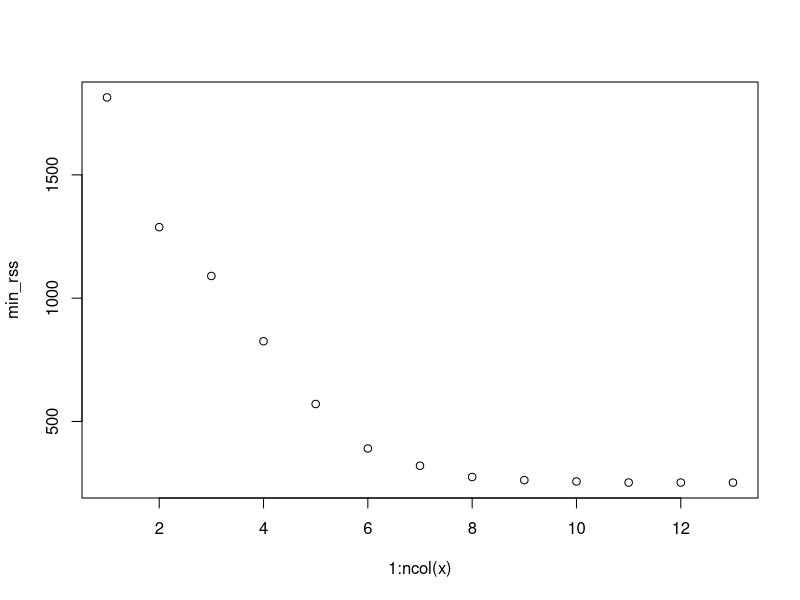
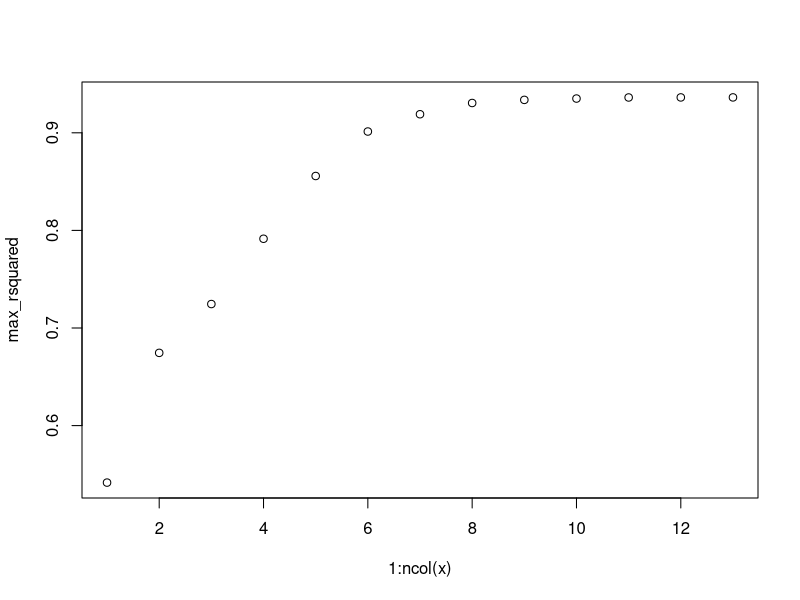
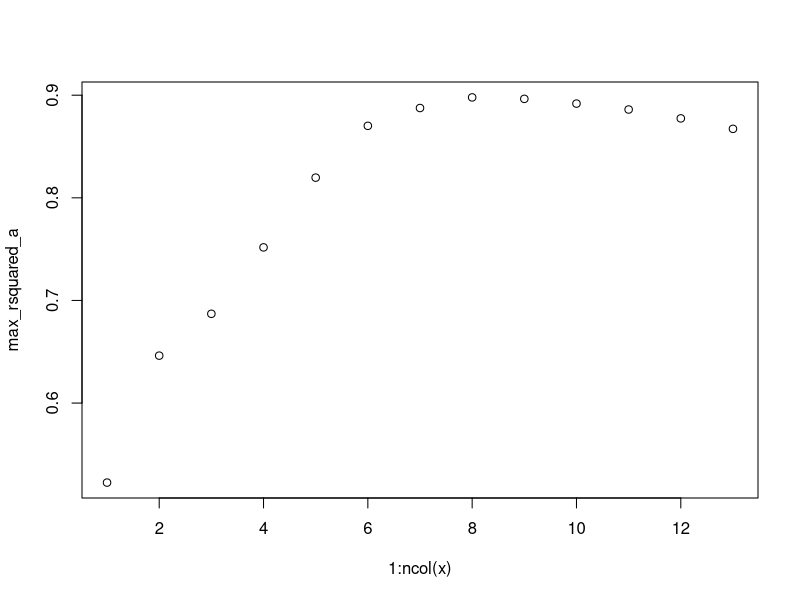
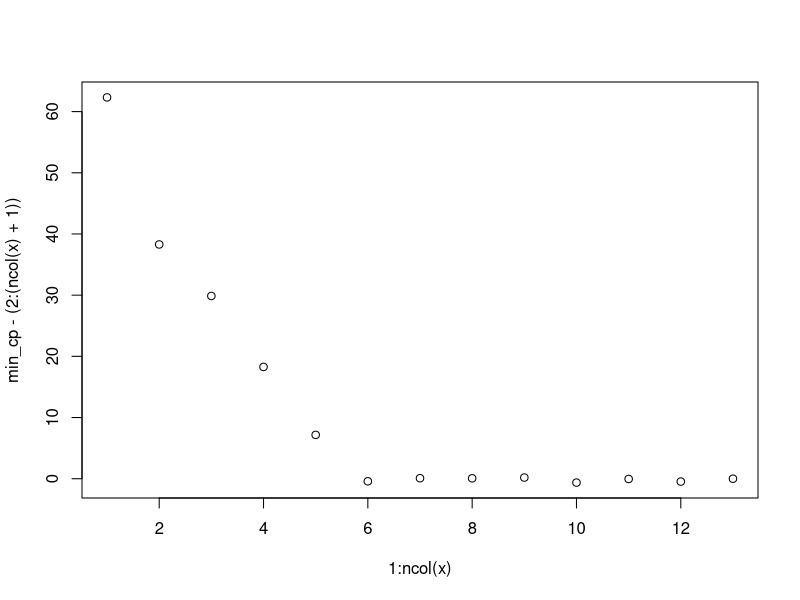
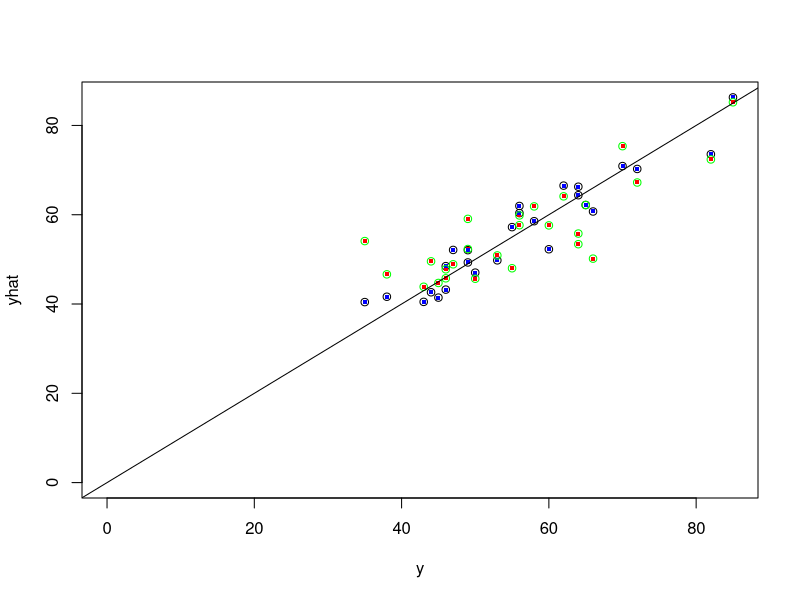

Source code (R) for these figures, in order:
## ---- chunk 1
house = read.table("house.dat", header = T)
house
## ---- chunk 2
get_x_y = function(data) {
  y = data[[1]]
  x = matrix(data[[2]], nrow = length(y), ncol = 1)
  for (i in 3:length(data)) {
    x = cbind(x, data[[i]])
  }
  return(list(x, y))
}
## ---- chunk 3
ret = get_x_y(house)
x = ret[[1]]
y = ret[[2]]
x
y
## ---- chunk 4
lm(y ~ x)
## ---- chunk 5
s_squared = NA
get_s_squared = function(rss, m, n) {
  if (is.na(s_squared)) {
    s_squared <<- rss / (m - n - 1)
  }
  return(s_squared)
}
get_rss = function(y, yhat) {
  return(sum((y - yhat)^2))
}
get_tss = function(y) {
  return(sum((y - mean(y))^2))
}
get_r_squared = function(rss, tss) {
  return(1-rss/tss)
}
get_r_squared_adjusted = function(rss, tss, m, n) {
  return(1 - (1 - get_r_squared(rss, tss)) * (m - 1) / (m - n - 1))
}
get_c_p = function(rss, m, p) {
  return(rss / get_s_squared(rss, m, p) - (m - 2*p - 2))
}
get_rss_rsquared_rsquareda_cp = function(x, y) {
  beta = as.numeric(lm(y ~ x)$coefficients) # extracting coefficients
  x = cbind(matrix(1, nrow=nrow(x), ncol=1), x) # adding a column of 1 for beta_0
  yhat = as.vector(x%*%beta) # getting predicted y
  rss = get_rss(y, yhat) # getting residual sum of squares
  tss = get_tss(y) # getting y - mean(y)
  r_squared = get_r_squared(rss, tss) # getting r squared
  r_squared_a = get_r_squared_adjusted(rss, tss, length(y), ncol(x) - 1) # getting adjusted r squared
  c_p = get_c_p(rss, length(y), ncol(x) - 1) # getting C_p
  return(list(rss, r_squared, r_squared_a, c_p))
}
## ---- chunk 6
ret = get_rss_rsquared_rsquareda_cp(x, y)
print(ret[[1]])
print(ret[[2]])
print(ret[[3]])
print(ret[[4]])
print(s_squared)
## ---- chunk 7

a = 0
min_rss = c()
min_value_rss = list()
max_rsquared = c()
max_value_rsquared = list()
max_rsquared_a = c()
max_value_rsquared_a = list()
min_cp = c()
min_value_cp = list()

for (i in 1:ncol(x)) {
  min_rss = c(min_rss, Inf)
  max_rsquared= c(max_rsquared, 0)
  max_rsquared_a = c(max_rsquared_a, 0)
  min_cp = c(min_cp, Inf)
  min_value_rss[[i]] = c(0)
  max_value_rsquared[[i]] = c(0)
  max_value_rsquared_a[[i]] = c(0)
  min_value_cp[[i]] = c(0)
}

number2binary = function(number, noBits) {
   binary_vector = rev(as.numeric(intToBits(number)))
   if(missing(noBits)) {
      return(binary_vector)
   } else {
      binary_vector[-(1:(length(binary_vector) - noBits))]
   }
}

recalculate_cols = function(x, mask) {
  i = length(mask)
  
  while(i > 0) {
    if (mask[i] == 0) {
      x = x[-i]
    }
    i = i-1
  }
  return(x)
}

recalculate_x = function(x, mask) {
  i = length(mask)
  
  while(i > 0) {
    if (mask[i] == 0) {
      x = x[,-i]
    }
    i = i-1
  }
  
  if (is.matrix(x)) {
    return(x)
  }
  
  return(matrix(x, nrow=length(x), ncol=1))
}


evaluate = function(x, y, i) {
  attribute_mask = as.integer(number2binary(i, ncol(x)))
  
  x = recalculate_x(x, attribute_mask)
  
  p = ncol(x)

  res = get_rss_rsquared_rsquareda_cp(x, y)
  
  rss = res[[1]]
  r_sq = res[[2]]
  r_sq_a = res[[3]]
  c_p = res[[4]]
  
  if (rss < min_rss[p]) {
    min_rss[p] <<- rss
    min_value_rss[[p]] <<- attribute_mask
  }
  
  if (r_sq > max_rsquared[p]) {
    max_rsquared[p] <<- r_sq
    max_value_rsquared[[p]] <<- attribute_mask
  }
  
  if (r_sq_a > max_rsquared_a[p]) {
    max_rsquared_a[p] <<- r_sq_a
    max_value_rsquared_a[[p]] <<- attribute_mask
  }
  
  if (abs(c_p - p - 1) < abs(min_cp[p] - p - 1)) {
    min_cp[p] <<- c_p
    min_value_cp[[p]] <<- attribute_mask
  }
}

search_best_model = function(x, y) {
  i = 2^(ncol(x)) - 1
  while (i > 0) {
    evaluate(x, y, i)
    i = i-1
  }
}

search_best_model(x, y)

## ---- chunk 8
cat("rss", "\n")
min_rss
#min_value_rss
cat("rsquared", "\n")
max_rsquared
#max_value_rsquared
cat("rsquared_a", "\n")
max_rsquared_a
#max_value_rsquared_a
cat("c_p", "\n")
min_cp
#min_value_cp
## ---- chunk 9
plot(1:ncol(x), min_rss)
plot(1:ncol(x), max_rsquared)
plot(1:ncol(x), max_rsquared_a)
plot(1:ncol(x), min_cp - (2:(ncol(x)+1)))
## ---- chunk 10
evaluate_2 = function(x, y, mask, verbose) {
  x = recalculate_x(x, mask)
  rez = lm(y~x)
  if (verbose == TRUE) {
    print(summary(rez))
  }
  
  beta = as.numeric(rez$coefficients) # extracting coefficients
  x = cbind(matrix(1, nrow=nrow(x), ncol=1), x) # adding a column of 1 for beta_0
  yhat = as.vector(x%*%beta)
  return(yhat)
}
get_p_value = function(x, y, mask) {
  x = recalculate_x(x, mask)
  rez = lm(y~x)
  f = summary(rez)$fstatistic
  p = pf(f[1],f[2],f[3],lower.tail=F)
  return(as.numeric(p))
}
max_index = 0
min_p_value = Inf
index = 0
for (mask in min_value_rss) {
  index = index + 1
  p_value = get_p_value(x, y, mask)
  
  if (min_p_value > p_value) {
    min_p_value = p_value
    max_index = index
  }
}
print("Best model")
column_names = names(house)[-1]
best_mask = min_value_rss[[max_index]]
recalculate_cols(column_names, best_mask)
evaluate_2(x, y, best_mask, verbose=TRUE)
## ---- chunk 11
get_selection_results = function(x, y, alpha, verbose, selection) {
  rez = selection(x, y, alpha)
  if (is.null(rez)) {
    if (verbose == TRUE) {
      print("No submodel using forward pass")
    }
    
    return(NULL)
  }
  column_names = names(house)[-1]
  if (verbose == TRUE) {
    print("Selected attributes:")
    for (i in rez) {
      print(column_names[i])
    }
  }
  
  
  selected_submodel = matrix(x[,rez[1]], nrow=length(x[,rez[1]]), ncol=1)
  for (i in 2:length(rez)) {
    selected_submodel = cbind(selected_submodel, x[,rez[i]])
  }
  
  rez = lm(y~selected_submodel)
  if (verbose == TRUE) {
    print(summary(rez))
  }
  
  beta = as.numeric(rez$coefficients) # extracting coefficients
  selected_submodel = cbind(matrix(1, nrow=nrow(selected_submodel), ncol=1), selected_submodel) # adding a column of 1 for beta_0
  yhat = as.vector(selected_submodel%*%beta) # getting predicted y
  
  return(yhat)
}
## ---- chunk 12
forward_selection = function(x, y, alpha) {
  good_p_values = c()
  indices = c()
  for (i in 1:ncol(x)) {
    col = x[,i]
    rez = lm(y~col)
    p_value = summary(rez)$coefficients[2, 4]
    if (p_value < alpha) {
      good_p_values = c(good_p_values, p_value)
      indices = c(indices, i)
    }
  }
  if (length(good_p_values) == 0) {
    return(NULL)
  }
  index = which.min(good_p_values)
  first_col = indices[index]
  
  selected_submodel = matrix(x[,first_col], nrow=length(x[,first_col]), ncol=1)
  selected_indices = c(first_col)
  
  while(TRUE) {
    good_p_values = c()
    indices = c()
    
    if (length(selected_indices) == ncol(x)) {
      break
    }
    
    for (i in 1:ncol(x)) {
      if (i %in% selected_indices) {
        next
      }
      new_submodel = cbind(selected_submodel, x[,i])
      rez = lm(y~new_submodel)
      
      p_value = summary(rez)$coefficients[ncol(new_submodel) + 1, 4]
      if (p_value < alpha) {
        good_p_values = c(good_p_values, p_value)
        indices = c(indices, i)
      }
    }
    
    if (length(good_p_values) == 0) {
      break
    }
    index = which.min(good_p_values)
    
    selected_submodel = cbind(selected_submodel, x[,indices[index]])
    selected_indices = c(selected_indices, indices[index])
  }
  
  return(selected_indices)
}
no_discard = get_selection_results(x, y, 0.05, TRUE, forward_selection)
## ---- chunk 13
backward_selection = function(x, y, alpha) {
  selected_indices = 1:ncol(x)
  removed_indices = c()
  
  while(TRUE) {
    if (length(selected_indices) == 0) {
      return(NULL)
    }
    
    bad_p_values = c()
    indices = c()
    
    rez = lm(y~x) 
    p_values = summary(rez)$coefficients[,4]
    p_values = p_values[-1]
    
    if (max(p_values) <= alpha) {
      break
    }
    
    index = which.max(p_values)
    x = x[,-index]

    for (i in removed_indices) {
      if (index >= i) {
        index = index + 1
      }
    }
    
    removed_indices = c(removed_indices, index)
    removed_indices = sort(removed_indices)
    selected_indices = selected_indices[!selected_indices %in% removed_indices]
    
    
  }
  
  return(selected_indices)
  
}

no_discard = get_selection_results(x, y, 0.05, TRUE, backward_selection)
## ---- chunk 14
stepwise_selection = function(x, y, alpha) {
  good_p_values = c()
  indices = c()
  for (i in 1:ncol(x)) {
    col = x[,i]
    rez = lm(y~col)
    p_value = summary(rez)$coefficients[2, 4]
    if (p_value < alpha) {
      good_p_values = c(good_p_values, p_value)
      indices = c(indices, i)
    }
  }
  if (length(good_p_values) == 0) {
    return(NULL)
  }
  index = which.min(good_p_values)
  first_col = indices[index]
  
  selected_submodel = matrix(x[,first_col], nrow=length(x[,first_col]), ncol=1)
  selected_indices = c(first_col)
  
  while(TRUE) {
    
    while(TRUE) {
      bad_p_values = c()
      indices = c()
      
      rez = lm(y~selected_submodel) 
      p_values = summary(rez)$coefficients[,4]
      p_values = p_values[-1]
      
      if (max(p_values) <= alpha) {
        break
      }
      
      index = which.max(p_values)
      selected_submodel = selected_submodel[,-index]
      if (!is.matrix(selected_submodel)) {
        selected_submodel = matrix(selected_submodel, nrow=length(selected_submodel), ncol=1)
      }
      
      selected_indices = selected_indices[-index]
    }
    
    
    good_p_values = c()
    indices = c()
    
    if (length(selected_indices) == ncol(x)) {
      break
    }
    
    for (i in 1:ncol(x)) {
      if (i %in% selected_indices) {
        next
      }
      new_submodel = cbind(selected_submodel, x[,i])
      rez = lm(y~new_submodel)
      
      p_value = summary(rez)$coefficients[ncol(new_submodel) + 1, 4]
      if (p_value < alpha) {
        good_p_values = c(good_p_values, p_value)
        indices = c(indices, i)
      }
    }
    
    if (length(good_p_values) == 0) {
      break
    }
    
    index = which.min(good_p_values)
    
    selected_submodel = cbind(selected_submodel, x[,indices[index]])
    
    selected_indices = c(selected_indices, indices[index])
  }
  
  return(selected_indices)
  
}

no_discard = get_selection_results(x, y, 0.05, TRUE, stepwise_selection)
## ---- chunk 15
create_graphic = function(x, y, alpha) {
  forward_y = get_selection_results(x, y, alpha, FALSE, forward_selection)
  backward_y = get_selection_results(x, y, alpha, FALSE, backward_selection)
  stepwise_y = get_selection_results(x, y, alpha, FALSE, stepwise_selection)
  best_y = evaluate_2(x, y, best_mask, verbose = FALSE)
  
  plot(y, best_y, xlab = "y", ylab="yhat", xlim=c(0, max(y)), ylim = c(0, max(forward_y, backward_y, stepwise_y, best_y)))
  points(y, forward_y, col="red", pch = ".", cex=4)
  points(y, backward_y, col="blue", pch = ".", cex=4)
  points(y, stepwise_y, col="green")
  abline(0,1)
}
create_graphic(x, y, 0.05)
